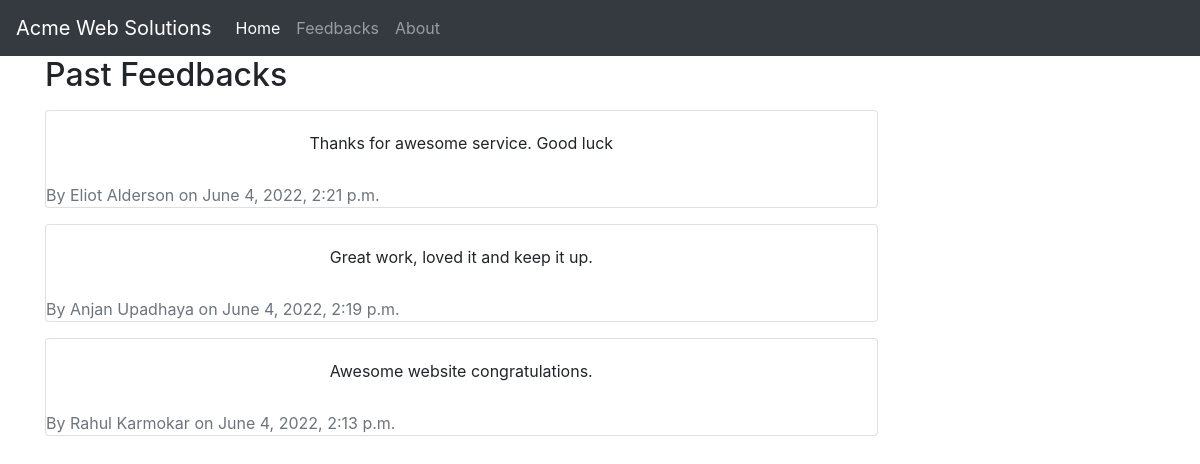
/feedbacks/, run on the app's committed database.
### feedbackapp/models.py (models this page shows)
class Feedback(models.Model):
	name = models.CharField(max_length=200)
	email = models.EmailField()
	feedback = models.TextField()
	date_added = models.DateTimeField(auto_now_add =True)
	class Meta:
		ordering = ['-date_added']

### feedbackapp/views.py (the view)
# urls.py: path('feedbacks/',views.feedbacks,name="feedbacks")
def feedbacks(request):
    context = {'feedbacks':Feedback.objects.all()}
    return render(request,'feedbackapp/feedbacks.html',context)

### feedbackapp/templates/feedbackapp/feedbacks.html
{% extends 'feedbackapp/base.html' %}
{% block content %}
<div class="container">
	<h2>Past Feedbacks</h2>
	{% if feedbacks|length < 1 %}
		<p class="lead mt-3">There is no Feedback</p>
	{% else %}
		{% for item in feedbacks %}
		<div class="card my-3 w-75">
			<div class="card-body text-center">
				{{item.feedback}}
			</div>
			<div class="text-secondary mt-2">
				By {{item.name}} on {{item.date_added}}
			</div>
		</div>
	{% endfor %}
{% endif %}
</div>
{% endblock %}

### feedbackapp/templates/feedbackapp/base.html (shortened to what this page needs)
{% load static %}
<!DOCTYPE html>
<html lang="en">
<head>
    <link rel="stylesheet" href="https://cdn.jsdelivr.net/npm/bootstrap@4.6.1/dist/css/bootstrap.min.css">
</head>
<body>
    <nav class="navbar navbar-expand-lg navbar-dark bg-dark">
      <a class="navbar-brand" href="{% url 'home' %}">Acme Web Solutions</a>
      <div class="collapse navbar-collapse" id="navbarNavAltMarkup">
        <div class="navbar-nav">
          <a class="nav-link active" href="{% url 'home' %}">Home <span class="sr-only">(current)</span></a>
          <a class="nav-link" href="{% url 'feedbacks' %}">Feedbacks</a>
          <a class="nav-link" href="{% url 'about' %}">About</a>
        </div>
      </div>
    </nav>
    {% block content%}
    {% endblock %}
</body>
</html>

### data on the page
Feedback: feedback "Thanks for awesome service. Good luck", name "Eliot Alderson", date_added "June 4, 2022, 2:21 p.m."
Feedback: feedback "Great work, loved it and keep it up.", name "Anjan Upadhaya", date_added "June 4, 2022, 2:19 p.m."
Feedback: feedback "Awesome website congratulations.", name "Rahul Karmokar", date_added "June 4, 2022, 2:13 p.m."
